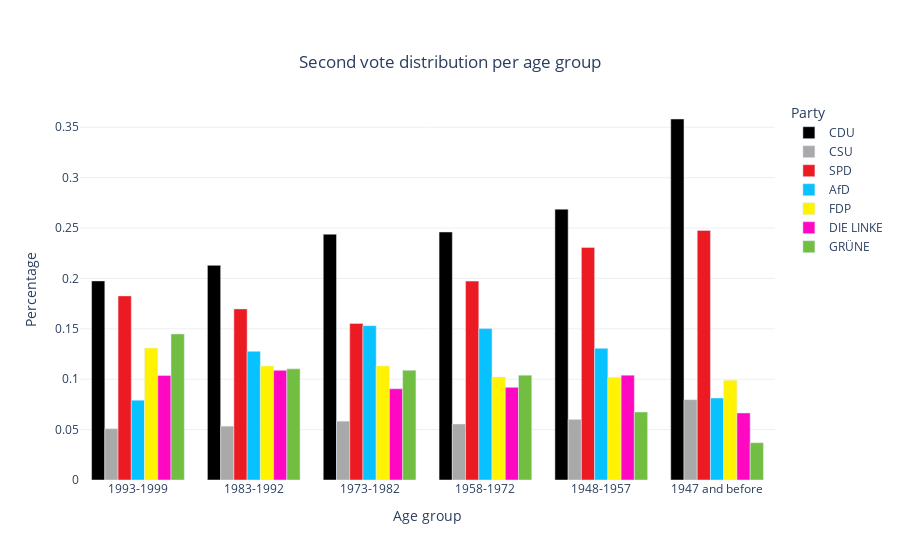

This figure's notebook cell:
### Markdown cell above
The visualization above shows multiple things about the first votes. Firstly, the <i>CDU</i> got the most votes in each of the age groups with the <i>SPD</i> being the second most voted for party. Whereas the <i>SPD</i> scored around 25% of votes in each of the formed age groups, the <i>CDU</i> got more votes with the increasing ages of the voters. Secondly, it can be observed, that <i>Die Grünen</i> have more voters in younger age groups than older age groups. The same holds true for <i> Die Linke</i>, but they have more voters in older age groups than <i> Die Grünen </i> have. The votes obtained by the <i>FDP</i> get slightly less for older age groups. Compared to that the <i>AfD</i> has the most voters in middle-aged age groups. Interestingly, when ignoring <i>SPD</i> and <i> CDU </i>, <i>CSU</i> the order of the parties based on the amount of votes is reversed between the youngest and oldest age group.

### Code cell
age_generations = ['1993-1999', '1983-1992', '1973-1982', '1958-1972', '1948-1957', '1947 and before']
fig = go.Figure(data=[
    go.Bar(name='CDU', x=age_generations, y=age_voters['CDU_norm'][8:14], marker_color=colors_parties['CDU/CSU']),
    go.Bar(name='CSU', x=age_generations, y=age_voters['CSU_norm'][8:14], marker_color='darkgray'),
    go.Bar(name='SPD', x=age_generations, y=age_voters['SPD_norm'][8:14], marker_color=colors_parties['SPD']),
    go.Bar(name='AfD', x=age_generations, y=age_voters['AfD_norm'][8:14], marker_color=colors_parties['AFD']),
    go.Bar(name='FDP', x=age_generations, y=age_voters['FDP_norm'][8:14], marker_color=colors_parties['FDP']),
    go.Bar(name='DIE LINKE', x=age_generations, y=age_voters['DIE LINKE_norm'][8:14], marker_color=colors_parties['DIE LINKE']),
    go.Bar(name='GRÜNE', x=age_generations, y=age_voters['GRÜNE_norm'][8:14], marker_color=colors_parties['BÜNDNIS 90/DIE GRÜNEN']),

])

fig.update_layout(plot_bgcolor="white",
                  title={
                    'text': 'Second vote distribution per age group', 
                    'y':0.9,
                    'x':0.5,
                    'xanchor': 'center',
                    'yanchor': 'top'},
                  legend={
                      'title': 'Party'
                  }
                  )

fig.update_yaxes(showgrid=True, gridwidth=1, gridcolor='#efefef', zeroline=True,
                 title_text='Percentage')
fig.update_xaxes(title_text='Age group')

fig.show()

### Figure 1 — Plotly figure (JSON) as saved in the notebook; plotly's stock layout.template omitted (floating-point values rounded to 4 significant figures)
{"data": [{"marker": {"color": "#000000"}, "name": "CDU", "type": "bar", "x": ["1993-1999", "1983-1992", "1973-1982", "1958-1972", "1948-1957", "1947 and before"], "y": [0.1975, 0.213, 0.2439, 0.2461, 0.2687, 0.3582]}, {"marker": {"color": "darkgray"}, "name": "CSU", "type": "bar", "x": ["1993-1999", "1983-1992", "1973-1982", "1958-1972", "1948-1957", "1947 and before"], "y": [0.05092, 0.05341, 0.0584, 0.05557, 0.06014, 0.07974]}, {"marker": {"color": "#ec1b23"}, "name": "SPD", "type": "bar", "x": ["1993-1999", "1983-1992", "1973-1982", "1958-1972", "1948-1957", "1947 and before"], "y": [0.1827, 0.1698, 0.1554, 0.1973, 0.2308, 0.2476]}, {"marker": {"color": "#08c1ff"}, "name": "AfD", "type": "bar", "x": ["1993-1999", "1983-1992", "1973-1982", "1958-1972", "1948-1957", "1947 and before"], "y": [0.07922, 0.1276, 0.1531, 0.1502, 0.1306, 0.08131]}, {"marker": {"color": "#fff203"}, "name": "FDP", "type": "bar", "x": ["1993-1999", "1983-1992", "1973-1982", "1958-1972", "1948-1957", "1947 and before"], "y": [0.131, 0.1132, 0.1132, 0.1022, 0.102, 0.09892]}, {"marker": {"color": "#ff08c1"}, "name": "DIE LINKE", "type": "bar", "x": ["1993-1999", "1983-1992", "1973-1982", "1958-1972", "1948-1957", "1947 and before"], "y": [0.1038, 0.1088, 0.09051, 0.09191, 0.104, 0.06653]}, {"marker": {"color": "#71be43"}, "name": "GRÜNE", "type": "bar", "x": ["1993-1999", "1983-1992", "1973-1982", "1958-1972", "1948-1957", "1947 and before"], "y": [0.1449, 0.1103, 0.1088, 0.104, 0.06746, 0.03697]}], "layout": {"legend": {"title": {"text": "Party"}}, "plot_bgcolor": "white", "title": {"text": "Second vote distribution per age group", "x": 0.5, "xanchor": "center", "y": 0.9, "yanchor": "top"}, "xaxis": {"title": {"text": "Age group"}}, "yaxis": {"gridcolor": "#efefef", "gridwidth": 1, "showgrid": true, "title": {"text": "Percentage"}, "zeroline": true}}}
